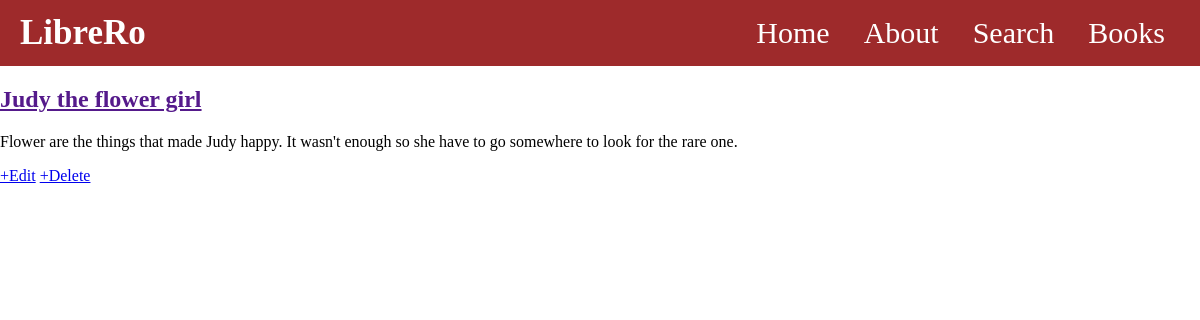
The page /book/2 on the database its author committed.
### Contents/models.py (models this page shows, shortened)
class Book(models.Model):
    title = models.CharField(max_length=600)
    author = models.ForeignKey(User, on_delete=models.CASCADE,  null=True, blank=True)
    description = models.TextField()
    body = models.TextField()
    genre = models.ForeignKey(Genre, on_delete=models.SET_NULL, null=True, related_name='books')
    tags = models.ManyToManyField(Tag, related_name='books', blank=True)

### Contents/views.py (the view)
# urls.py: path('book/<int:pk>', BookDetailView.as_view(), name = 'book_detail'),
class BookDetailView(DetailView):
    model = Book
    context_object_name = 'book'
    template_name = 'app/book_detail.html'

### Contents/templates/app/book_detail.html
{% extends 'app/base.html' %}
{% load static %}
{% block content %}
        <div class="book-entry">
            <h2><a href="">{{book.title}}</a></h2>
            <p>{{book.description}}</p>
        </div>
        <a href="{% url 'book_update' book.pk %}">+Edit</a>
        <a href="{% url 'book_delete' book.pk %}">+Delete</a>
{% endblock content %}

### static/css/base.css (style rules this page uses)
body { margin: 0px; }

### rows shown on the page
Book: title "Judy the flower girl", description "Flower are the things that made Judy happy. It wasn't enough so she have to go somewhere to look for the rare one."
